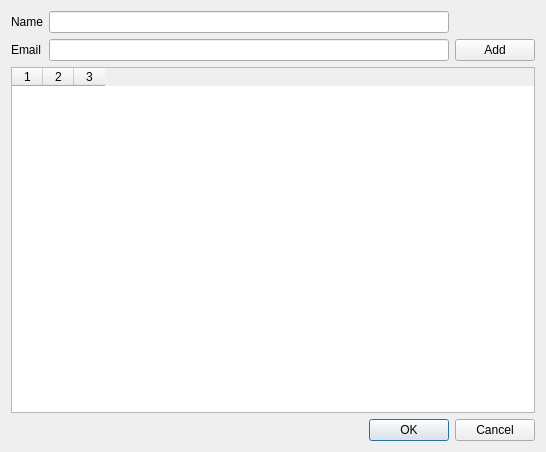
<?xml version="1.0" encoding="UTF-8"?>
<ui version="4.0">
 <class>PresetRecipientsDialog</class>
 <widget class="QDialog" name="PresetRecipientsDialog">
  <property name="geometry">
   <rect>
    <x>0</x>
    <y>0</y>
    <width>546</width>
    <height>452</height>
   </rect>
  </property>
  <property name="windowTitle">
   <string>Dialog</string>
  </property>
  <layout class="QGridLayout" name="gridLayout">
   <item row="1" column="0">
    <widget class="QLabel" name="label_email">
     <property name="text">
      <string>Email</string>
     </property>
    </widget>
   </item>
   <item row="0" column="1">
    <widget class="QLineEdit" name="lineEdit_Name"/>
   </item>
   <item row="0" column="0">
    <widget class="QLabel" name="label_name">
     <property name="text">
      <string>Name</string>
     </property>
    </widget>
   </item>
   <item row="1" column="1">
    <widget class="QLineEdit" name="lineEdit_Email"/>
   </item>
   <item row="3" column="0" colspan="3">
    <widget class="QTableWidget" name="tableWidget_recipients">
     <property name="minimumSize">
      <size>
       <width>2</width>
       <height>0</height>
      </size>
     </property>
     <property name="lineWidth">
      <number>1</number>
     </property>
     <property name="editTriggers">
      <set>QAbstractItemView::NoEditTriggers</set>
     </property>
     <property name="showGrid">
      <bool>false</bool>
     </property>
     <property name="gridStyle">
      <enum>Qt::NoPen</enum>
     </property>
     <property name="sortingEnabled">
      <bool>true</bool>
     </property>
     <property name="columnCount">
      <number>3</number>
     </property>
     <attribute name="horizontalHeaderDefaultSectionSize">
      <number>31</number>
     </attribute>
     <column/>
     <column/>
     <column/>
    </widget>
   </item>
   <item row="4" column="1" colspan="2">
    <widget class="QDialogButtonBox" name="buttonBox">
     <property name="orientation">
      <enum>Qt::Horizontal</enum>
     </property>
     <property name="standardButtons">
      <set>QDialogButtonBox::Cancel|QDialogButtonBox::Ok</set>
     </property>
    </widget>
   </item>
   <item row="1" column="2">
    <widget class="QPushButton" name="pushButton_Add">
     <property name="text">
      <string>Add</string>
     </property>
    </widget>
   </item>
  </layout>
 </widget>
 <resources/>
 <connections>
  <connection>
   <sender>buttonBox</sender>
   <signal>accepted()</signal>
   <receiver>PresetRecipientsDialog</receiver>
   <slot>accept()</slot>
   <hints>
    <hint type="sourcelabel">
     <x>248</x>
     <y>254</y>
    </hint>
    <hint type="destinationlabel">
     <x>157</x>
     <y>274</y>
    </hint>
   </hints>
  </connection>
  <connection>
   <sender>buttonBox</sender>
   <signal>rejected()</signal>
   <receiver>PresetRecipientsDialog</receiver>
   <slot>reject()</slot>
   <hints>
    <hint type="sourcelabel">
     <x>316</x>
     <y>260</y>
    </hint>
    <hint type="destinationlabel">
     <x>286</x>
     <y>274</y>
    </hint>
   </hints>
  </connection>
 </connections>
</ui>
